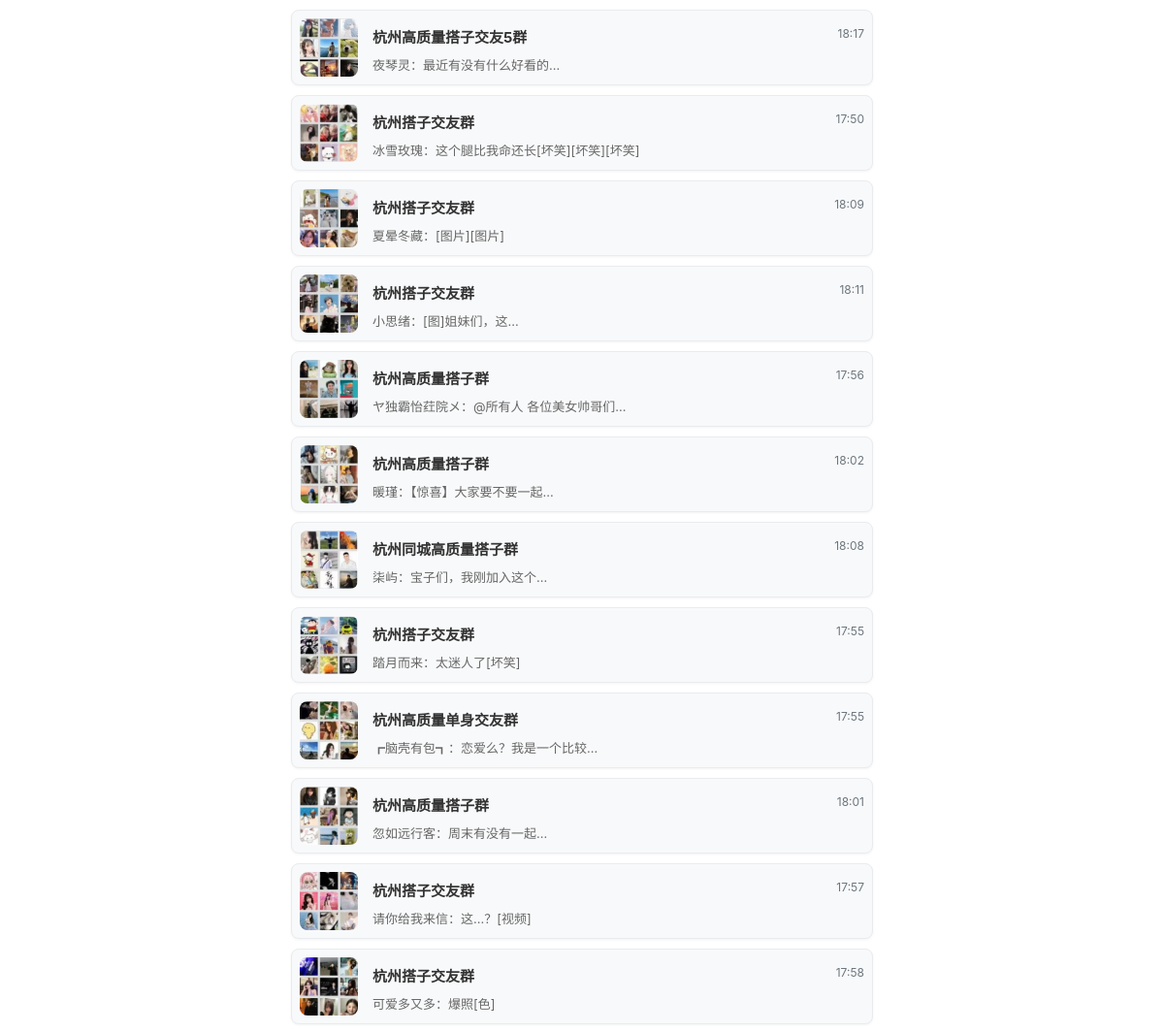
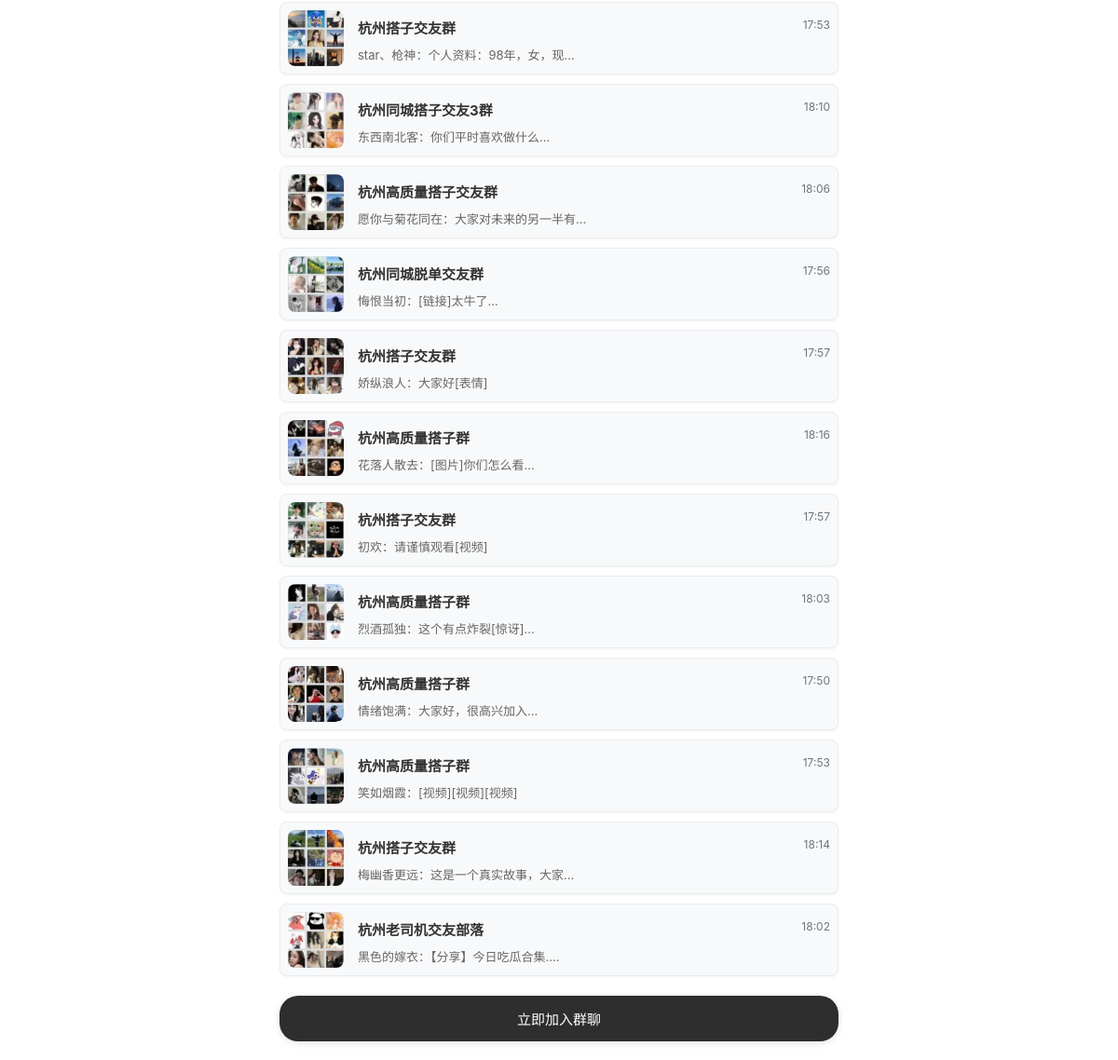
Screenshot of /public/home_v2.php with the database file from the repository (2 pictures, top to bottom).
### tables this page shows
CREATE TABLE `template` (
  `id` int(11) NOT NULL AUTO_INCREMENT,
  `nickname` varchar(255) NOT NULL,
  `content` text DEFAULT NULL,
  `group_avatar` varchar(255) DEFAULT NULL,
  PRIMARY KEY (`id`)
);

CREATE TABLE `temp` (
  `id` int(11) NOT NULL AUTO_INCREMENT,
  `amount` decimal(10,2) NOT NULL,
  `text_field` varchar(20) NOT NULL,
  PRIMARY KEY (`id`)
);

### public/check.php (called while the page is built, shortened)
<?php
$cities = ["北京", "上海", "广州", "深圳", "成都", "杭州", "南京", "武汉", "西安", "天津"];
$city = $cities[array_rand($cities)];
?>

### public/home_v2.php (the view, shortened to what this page needs)
<?php
require_once 'check.php';
require_once 'image_upload.php';
$data = [
    'groups' => [],
    'temp_data' => []
];
$sql1 = "SELECT nickname, content, group_avatar FROM template ORDER BY RAND()";
if ($result = $conn->query($sql1)) {
    while($row = $result->fetch_assoc()) {
        $data['groups'][] = $row;
    }
} else {
    die("template表查询失败: " . $conn->error);
}
$sql2 = "SELECT amount, text_field FROM temp";
if ($result = $conn->query($sql2)) {
    while($row = $result->fetch_assoc()) {
        $data['temp_data'][] = $row;
    }
} else {
    die("temp表查询失败: " . $conn->error);
}
?>
<!DOCTYPE html>
<html lang="zh-CN">
<head>
    <link rel="stylesheet" href="../static/css/style2.css">
</head>
<body>
    <div class="container">
        <div class="group-list">
            <?php if (!empty($data['groups'])): ?>
            <?php foreach ($data['groups'] as $group): ?>
                <div class="group-item">
                    <img src="<?php echo !empty($group['group_avatar']) ? htmlspecialchars($group['group_avatar']) : 'images/default-avatar.jpg'; ?>"
                         class="avatar" alt="群头像"onerror="this.src='images/default-avatar.jpg'">
                    <div class="group-info">
                        <div class="group-title">
                            <span class="group-name"><?php echo $city; ?><?php echo htmlspecialchars($group['nickname']); ?></span>
                            <span class="group-time"></span>
                        </div>
                        <div class="group-desc">
                            <?php echo array_shift($nicknames); ?>：<?php echo htmlspecialchars($group['content']); ?>
                        </div>
                    </div>
                </div>
            <?php endforeach; ?>
        <?php else: ?>
            <div class="no-groups">暂无数据</div>
        <?php endif; ?>
        </div>
    </div>
    <?php if (!empty($data['temp_data']) && isset($data['temp_data'][0])): ?>
        <?php $temp = $data['temp_data'][0]; ?>
        <a href="#" class="join-btn" id="openPopup"><?php echo htmlspecialchars($temp["text_field"] ?? '加入群聊'); ?></a>
    <?php endif; ?>
</body>
</html>

### static/css/style2.css (style rules this page uses)
body { font-family: -apple-system, BlinkMacSystemFont, "Segoe UI", Roboto, Arial, sans-serif; margin: 0; padding: 10px 10px 80px; background-color: white; }
.container { max-width: 600px; margin: 0 auto; }
.group-list { padding: 0; margin: 0; }
.group-item { height: 60px; background: #f8f9fa; border: 1px solid #e9ecef; border-radius: 8px; margin-bottom: 10px; padding: 8px; box-shadow: 0 1px 3px rgba(0, 0, 0, 0.05); }
.avatar { width: 60px; height: 60px; border-radius: 8px; margin-right: 15px; object-fit: cover; float: left; }
.group-info { overflow: hidden; margin-top: 8px; }
.group-title { display: flex; justify-content: space-between; margin-bottom: 10px; }
.group-name { font-weight: 500; color: #333; font-size: 15px; white-space: nowrap; overflow: hidden; text-overflow: ellipsis; font-weight: bold; }
.group-time { color: #6c757d; font-size: 12px; flex-shrink: 0; margin-left: 10px; }
.group-desc { color: #666; font-size: 13px; line-height: 1.4; white-space: nowrap; overflow: hidden; text-overflow: ellipsis; }
.join-btn { position: fixed; bottom: 20px; left: 50%; transform: translateX(-50%); width: calc(100% - 40px); max-width: 600px; padding: 14px; background: #2e2e2e; color: white; text-align: center; border-radius: 20px; text-decoration: none; font-weight: 500; font-size: 15px; box-sizing: border-box; box-shadow: 0 2px 8px rgba(0, 0, 0, 0.1); }

### rows the page displays
template: group_avatar (picture), nickname "高质量搭子交友5群", nicknames "夜琴灵", content "最近有没有什么好看的…"
template: group_avatar (picture), nickname "搭子交友群", nicknames "冰雪玫瑰", content "这个腿比我命还长[坏笑][坏笑][坏笑]"
template: group_avatar (picture), nickname "搭子交友群", nicknames "夏晕冬藏", content "[图片][图片]"
template: group_avatar (picture), nickname "搭子交友群", nicknames "小思绪", content "[图]姐妹们，这…"
template: group_avatar (picture), nickname "高质量搭子群", nicknames "ヤ独霸怡荭院メ", content "@所有人 各位美女帅哥们…"
template: group_avatar (picture), nickname "高质量搭子群", nicknames "暖瑾", content "【惊喜】大家要不要一起…"
template: group_avatar (picture), nickname "同城高质量搭子群", nicknames "柒屿", content "宝子们，我刚加入这个…"
template: group_avatar (picture), nickname "搭子交友群", nicknames "踏月而来", content "太迷人了[坏笑]"
template: group_avatar (picture), nickname "高质量单身交友群", nicknames "┏脑壳有包┓", content "恋爱么？我是一个比较…"
template: group_avatar (picture), nickname "高质量搭子群", nicknames "忽如远行客", content "周末有没有一起…"
template: group_avatar (picture), nickname "搭子交友群", nicknames "请你给我来信", content "这…？[视频]"
template: group_avatar (picture), nickname "搭子交友群", nicknames "可爱多又多", content "爆照[色]"
template: group_avatar (picture), nickname "搭子交友群", nicknames "star、枪神", content "个人资料：98年，女，现…"
template: group_avatar (picture), nickname "同城搭子交友3群", nicknames "东西南北客", content "你们平时喜欢做什么…"
template: group_avatar (picture), nickname "高质量搭子交友群", nicknames "愿你与菊花同在", content "大家对未来的另一半有…"
template: group_avatar (picture), nickname "同城脱单交友群", nicknames "悔恨当初", content "[链接]太牛了…"
template: group_avatar (picture), nickname "搭子交友群", nicknames "娇纵浪人", content "大家好[表情]"
template: group_avatar (picture), nickname "高质量搭子群", nicknames "花落人散去", content "[图片]你们怎么看…"
template: group_avatar (picture), nickname "搭子交友群", nicknames "初欢", content "请谨慎观看[视频]"
template: group_avatar (picture), nickname "高质量搭子群", nicknames "烈酒孤独", content "这个有点炸裂[惊讶]…"
template: group_avatar (picture), nickname "高质量搭子群", nicknames "情绪饱满", content "大家好，很高兴加入…"
template: group_avatar (picture), nickname "高质量搭子群", nicknames "笑如烟霞", content "[视频][视频][视频]"
template: group_avatar (picture), nickname "搭子交友群", nicknames "梅幽香更远", content "这是一个真实故事，大家…"
template: group_avatar (picture), nickname "老司机交友部落", nicknames "黑色的嫁衣", content "【分享】今日吃瓜合集...."
temp: text_field "立即加入群聊"
